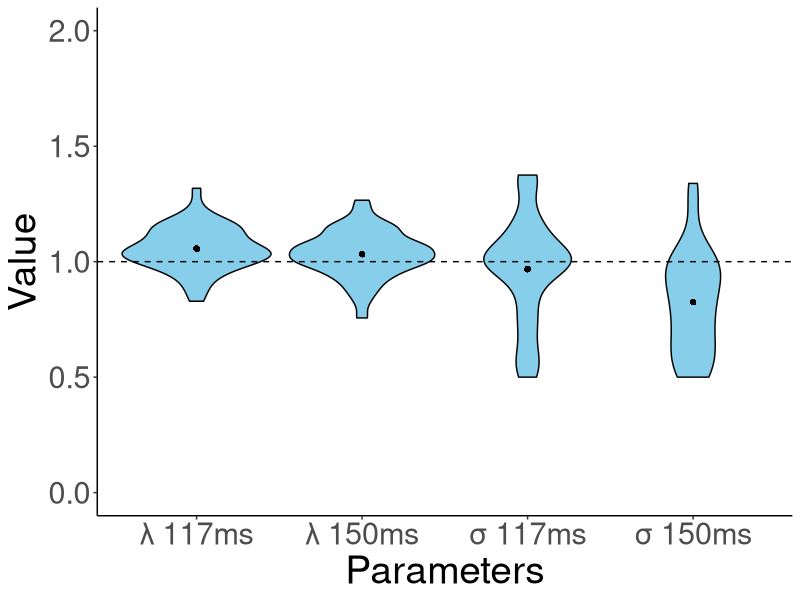
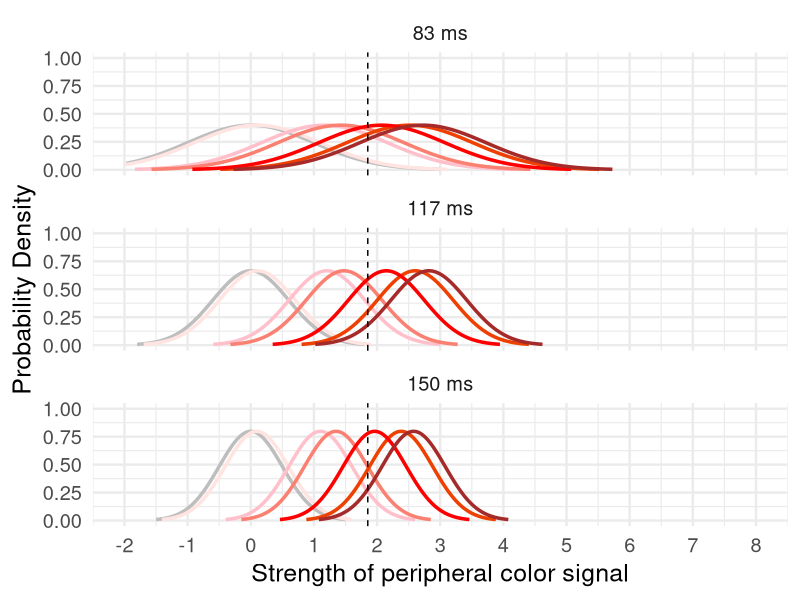
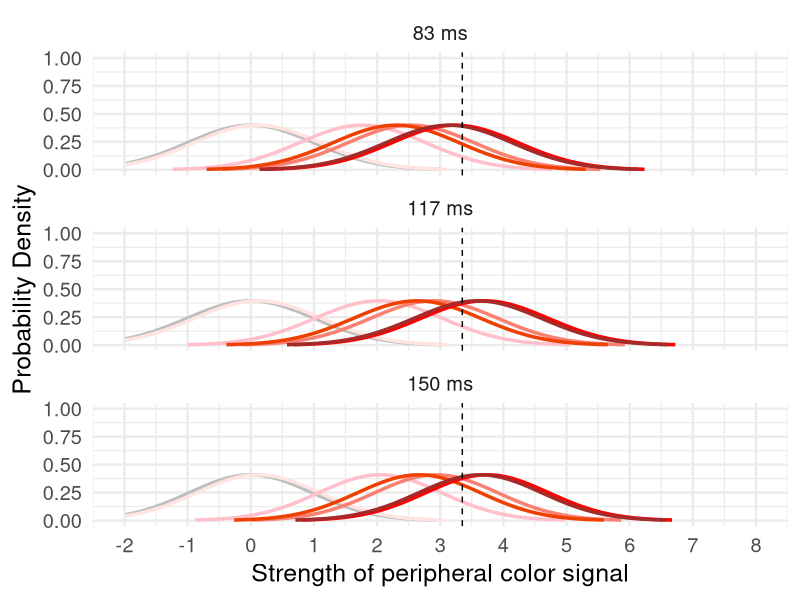
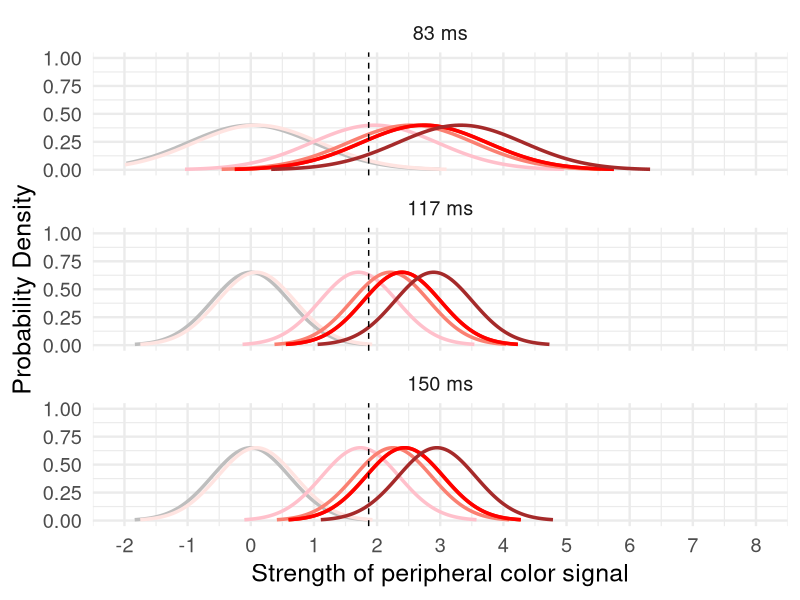
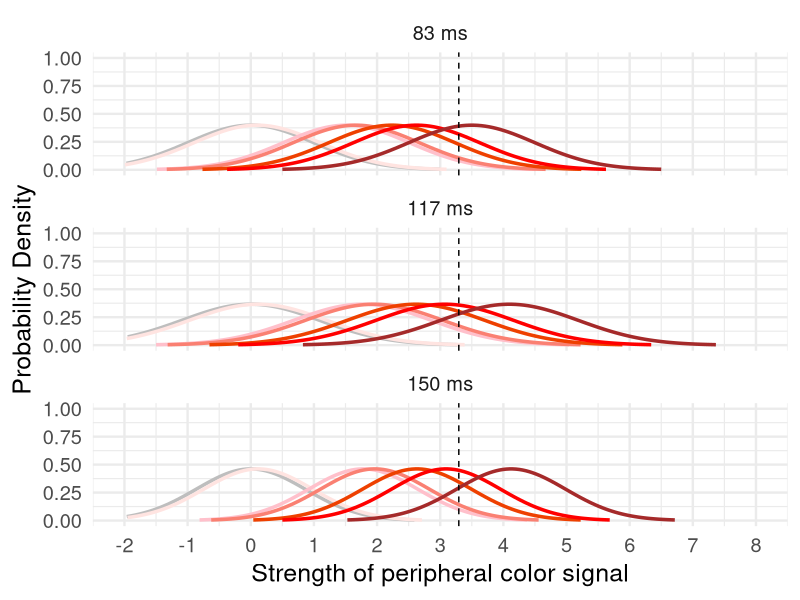
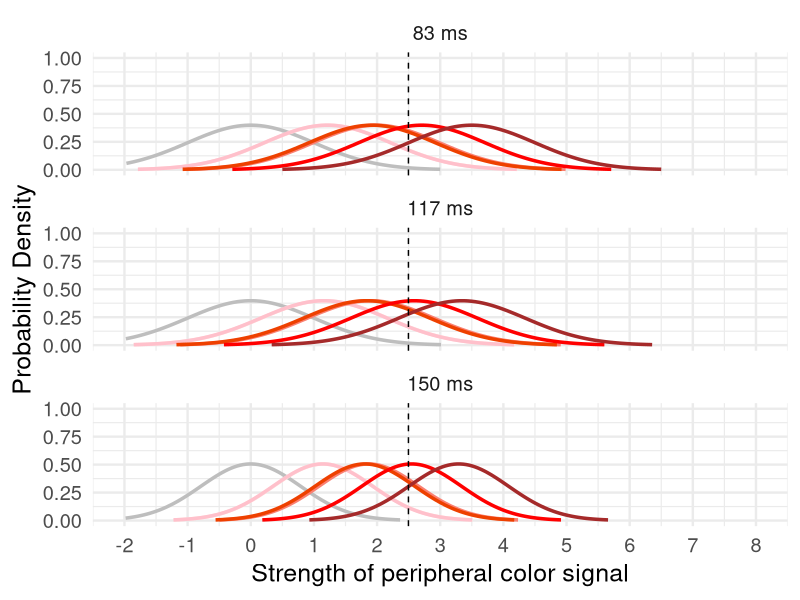
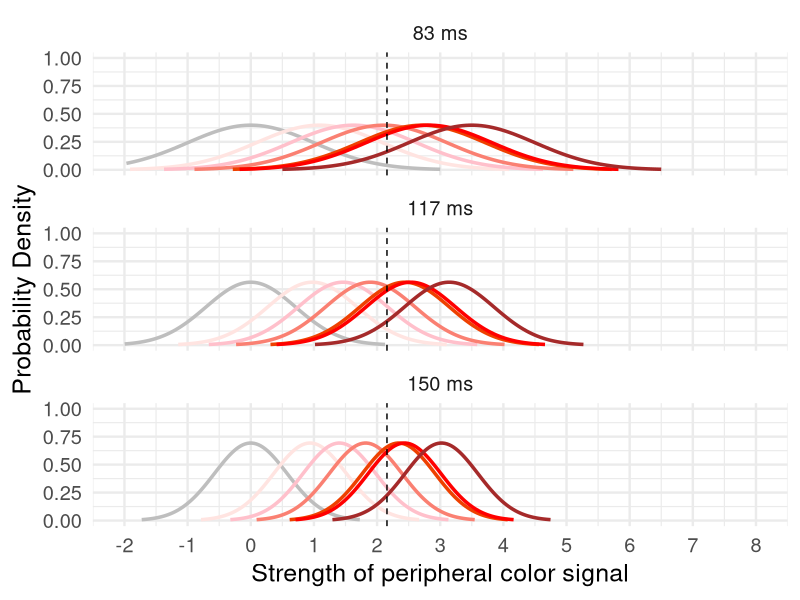
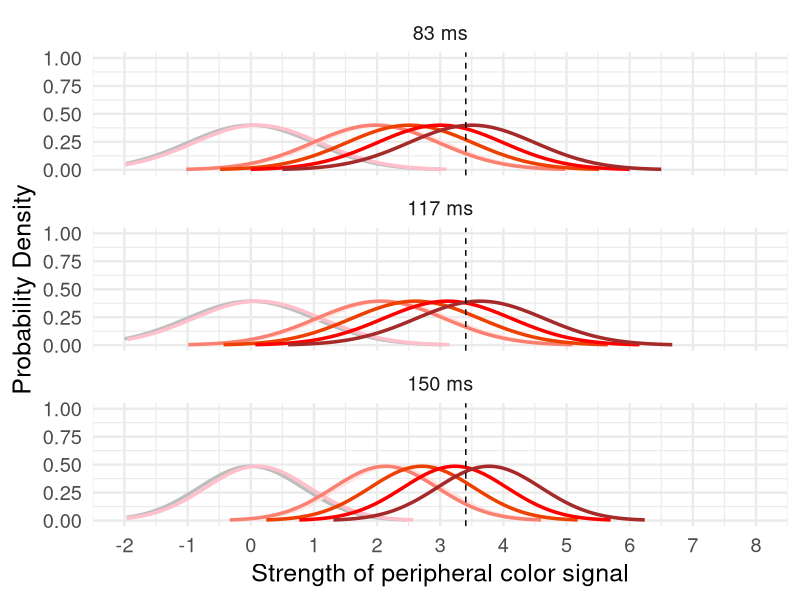

The R script that drew these images, in order: (Note: this script raises an error after producing the figures.)
library(tidyverse)

dat <- read.table("subdata.csv", header=T,sep=",") 

result = dat %>%             
  filter(TorF1 == 0 | TorF1 == 1) %>% # dual-task trials
  select(subnum, exposure, maskwidth, colorcond, TorF1, colorres, TorF2, gray_gray, gray_mix, gray_color, mix_gray, mix_mix, mix_color, color_gray, color_mix, color_color) %>%    
  group_by(subnum, colorcond, exposure, maskwidth) %>%                
  summarize(gray_gray= sum(gray_gray), gray_mix= sum(gray_mix), gray_color= sum(gray_color), mix_gray= sum(mix_gray), mix_mix= sum(mix_mix), mix_color= sum(mix_color), color_gray= sum(color_gray), color_mix= sum(color_mix), color_color= sum(color_color)) #%>%       

#基準となるパラメータ
sigma83ms <- 1
mu83ms_gray <- 0

### Function for model fitting
fit_uvsdt_mle <- function(data, add_constant = TRUE) {
  
  # add_constant = TRUE adds a small value to the response frequency vectors.
  # correction against extreme estimates 
  if (add_constant) {
    data <- data+0.5
  }
  
  # initial guess for parameter values d-primeベースで出す
  mu83ms_9deg  <- qnorm(data[4,2]/(data[4,1]+data[4,2]))-qnorm(data[1,2]/(data[1,1]+data[1,2]))
  mu83ms_13deg <- qnorm(data[5,2]/(data[5,1]+data[5,2]))-qnorm(data[1,2]/(data[1,1]+data[1,2]))
  mu83ms_17deg <- qnorm(data[6,2]/(data[6,1]+data[6,2]))-qnorm(data[1,2]/(data[1,1]+data[1,2]))
  mu83ms_21deg <- qnorm(data[7,2]/(data[7,1]+data[7,2]))-qnorm(data[1,2]/(data[1,1]+data[1,2]))
  mu83ms_25deg <- qnorm(data[8,2]/(data[8,1]+data[8,2]))-qnorm(data[1,2]/(data[1,1]+data[1,2]))
  mu83ms_color <- qnorm(data[19,2]/(data[19,1]+data[19,2]))-qnorm(data[1,2]/(data[1,1]+data[1,2]))
  mu117ms <- 1
  mu150ms <- 1
  sigma117ms <- 1
  sigma150ms <- 1
  cri <- 2
  
  guess <- c(mu83ms_9deg, mu83ms_13deg, mu83ms_17deg, mu83ms_21deg, mu83ms_25deg, mu83ms_color, mu117ms, mu150ms, sigma117ms, sigma150ms, cri)
  
  # model fit
  fit <- suppressWarnings(optim(uvsdt_logL, 
                                par = guess, 
                                lower =      c(0.1, 0.1, 0.1, 0.1, 0.1, 1.0, 0.5, 0.5, 0.5, 0.5, 0.5),
                                upper =      c(3.5, 3.5, 3.5, 3.5, 3.5, 3.5, 2.0, 2.0, 2.0, 2.0, 5.0), 
                                gr = NULL, method = "BFGS", 
                                control = list("maxit" = 10000, 
                                               "parscale" = c(1,   1,    1,   1,    1,   1,  0.001,  0.001,  0.001,  0.001,  1))))
  
  #lower =      c(0, 0, 0, 0, 0, 0, 0, 0, 0.4, 0.4, 0),
  
  # outputs
  mu83ms_9deg  <- fit$par[1]
  mu83ms_13deg <- fit$par[2] 
  mu83ms_17deg <- fit$par[3] 
  mu83ms_21deg <- fit$par[4] 
  mu83ms_25deg <- fit$par[5] 
  mu83ms_color <- fit$par[6] 
  mu117ms<-  fit$par[7] 
  mu150ms <- fit$par[8] 
  sigma117ms <- fit$par[9] 
  sigma150ms <- fit$par[10]
  cri <- fit$par[11] 
  
  logL <- -fit$value
  
  AIC <- -2 * logL + 2 * 11
  
  predicted_data <- matrix(c(rep(1,21)), nrow=21, ncol=2)
  ##############################################################################
  # model predictions
  predicted_data <- matrix(NA, nrow=21, ncol=2)
  #gray
  mean_one_mat <- c(mu83ms_gray, mu83ms_gray*mu117ms, mu83ms_gray*mu150ms)
  sigmamat <- c(sigma83ms,sigma117ms,sigma150ms)
  for (cond in 1:3) {
    pred_gray_others_rate <- pnorm(cri, mean= mean_one_mat[cond], sd=sigmamat[cond])
    pred_gray_color_rate <- 1-pred_gray_others_rate
    
    #反応数
    pred_nr_gray_color <- sum(data[cond,1]+data[cond,2]) * pred_gray_color_rate
    pred_nr_gray_others <- sum(data[cond,1]+data[cond,2]) * pred_gray_others_rate
    predicted_data[cond,1] <- pred_gray_others_rate
    predicted_data[cond,2] <- pred_gray_color_rate
  }
  
  #chimera
  mean_one_mat <- c(mu83ms_9deg,mu83ms_13deg,mu83ms_17deg,mu83ms_21deg,mu83ms_25deg, mu83ms_9deg*mu117ms,mu83ms_13deg*mu117ms,mu83ms_17deg*mu117ms,mu83ms_21deg*mu117ms,mu83ms_25deg*mu117ms, mu83ms_9deg*mu150ms,mu83ms_13deg*mu150ms,mu83ms_17deg*mu150ms,mu83ms_21deg*mu150ms,mu83ms_25deg*mu150ms)
  sigmamat <- c(rep(sigma83ms,5),rep(sigma117ms,5),rep(sigma150ms,5))
  for (cond in 4:18) {
    pred_chimera_others_rate <- pnorm(cri, mean=mean_one_mat[cond-3], sd=sigmamat[cond-3])
    pred_chimera_color_rate <-1-pred_chimera_others_rate
    #反応数
    pred_nr_chimera_color <- sum(data[cond,1]+data[cond,2]) *pred_chimera_color_rate
    pred_nr_chimera_others <- sum(data[cond,1]+data[cond,2]) * pred_chimera_others_rate
    predicted_data[cond,1] <- pred_chimera_others_rate
    predicted_data[cond,2] <- pred_chimera_color_rate
  }
  
  #color
  mean_two_mat <- c(mu83ms_color,mu83ms_color*mu117ms,mu83ms_color*mu150ms)
  sigmamat <- c(sigma83ms,sigma117ms,sigma150ms)
  for (cond in 19:21) {
    pred_color_others_rate <- pnorm(cri, mean=mean_two_mat[cond-18], sd=sigmamat[cond-18])
    pred_color_color_rate <- 1-pred_color_others_rate
    #反応数
    pred_nr_color_color <- sum(data[cond,1]+data[cond,2]) * pred_color_color_rate
    pred_nr_color_others <- sum(data[cond,1]+data[cond,2]) * pred_color_others_rate
    predicted_data[cond,1] <- pred_color_others_rate
    predicted_data[cond,2] <- pred_color_color_rate
  }
  ##############################################################################
  
  
  est <- data.frame(mu83ms_9deg   = mu83ms_9deg, 
                    mu83ms_13deg  = mu83ms_13deg, 
                    mu83ms_17deg  = mu83ms_17deg, 
                    mu83ms_21deg  = mu83ms_21deg, 
                    mu83ms_25deg  = mu83ms_25deg, 
                    mu83ms_color = mu83ms_color,
                    mu117ms = mu117ms,
                    mu150ms = mu150ms,
                    sigma117ms = sigma117ms,
                    sigma150ms = sigma150ms,
                    cri = cri, 
                    logL = logL,
                    AIC = AIC)
  return(list(est,predicted_data))
}


### Likelihood function
uvsdt_logL <- function(x, inputs) {
  
  # target parameters
  mu83ms_9deg  <- x[1]
  mu83ms_13deg <- x[2] 
  mu83ms_17deg <- x[3] 
  mu83ms_21deg <- x[4] 
  mu83ms_25deg <- x[5] 
  mu83ms_color <- x[6] 
  mu117ms<-  x[7] 
  mu150ms <- x[8] 
  sigma117ms <- x[9] 
  sigma150ms <- x[10]
  cri <- x[11] 
  
  ##############################################################################
  # model predictions
  predicted_data <- matrix(NA, nrow=21, ncol=2)
  #gray
  mean_one_mat <- c(mu83ms_gray, mu83ms_gray*mu117ms, mu83ms_gray*mu150ms)
  sigmamat <- c(sigma83ms,sigma117ms,sigma150ms)
  for (cond in 1:3) {
    pred_gray_others_rate <- pnorm(cri, mean= mean_one_mat[cond], sd=sigmamat[cond])
    pred_gray_color_rate <- 1-pred_gray_others_rate
    
    #反応数
    pred_nr_gray_color <- sum(data[cond,1]+data[cond,2]) * pred_gray_color_rate
    pred_nr_gray_others <- sum(data[cond,1]+data[cond,2]) * pred_gray_others_rate
    predicted_data[cond,1] <- pred_gray_others_rate
    predicted_data[cond,2] <- pred_gray_color_rate
  }
  
  #chimera
  mean_one_mat <- c(mu83ms_9deg,mu83ms_13deg,mu83ms_17deg,mu83ms_21deg,mu83ms_25deg, mu83ms_9deg*mu117ms,mu83ms_13deg*mu117ms,mu83ms_17deg*mu117ms,mu83ms_21deg*mu117ms,mu83ms_25deg*mu117ms, mu83ms_9deg*mu150ms,mu83ms_13deg*mu150ms,mu83ms_17deg*mu150ms,mu83ms_21deg*mu150ms,mu83ms_25deg*mu150ms)
  sigmamat <- c(rep(sigma83ms,5),rep(sigma117ms,5),rep(sigma150ms,5))
  for (cond in 4:18) {
    pred_chimera_others_rate <- pnorm(cri, mean=mean_one_mat[cond-3], sd=sigmamat[cond-3])
    pred_chimera_color_rate <-1-pred_chimera_others_rate
    #反応数
    pred_nr_chimera_color <- sum(data[cond,1]+data[cond,2]) *pred_chimera_color_rate
    pred_nr_chimera_others <- sum(data[cond,1]+data[cond,2]) * pred_chimera_others_rate
    predicted_data[cond,1] <- pred_chimera_others_rate
    predicted_data[cond,2] <- pred_chimera_color_rate
  }
  
  #color
  mean_two_mat <- c(mu83ms_color,mu83ms_color*mu117ms,mu83ms_color*mu150ms)
  sigmamat <- c(sigma83ms,sigma117ms,sigma150ms)
  for (cond in 19:21) {
    pred_color_others_rate <- pnorm(cri, mean=mean_two_mat[cond-18], sd=sigmamat[cond-18])
    pred_color_color_rate <- 1-pred_color_others_rate
    #反応数
    pred_nr_color_color <- sum(data[cond,1]+data[cond,2]) * pred_color_color_rate
    pred_nr_color_others <- sum(data[cond,1]+data[cond,2]) * pred_color_others_rate
    predicted_data[cond,1] <- pred_color_others_rate
    predicted_data[cond,2] <- pred_color_color_rate
  }
  ##############################################################################
  
  # log likelihood
  logL <- sum(data * log(predicted_data))
  if (is.nan(logL)) {
    logL <- -Inf
  }
  
  logL <- -logL
  return(logL)
  #if (1 < par[3] & par[3] < par[4] & par[4] < par[5] & par[5] < par[6] & par[7] < par[8] & par[8] < par[9] & par[9]< par[10] & par[10]< par[11] & par[12] < par[13] & par[13] < par[14] & par[14] < par[15] & par[15] < par[16]) {
  #logL <- -logL　#対数尤度を対数損失にする
  #return(logL)
  #} 
  #else {
  # return(999999)
  #}
  
}


estimates <- c()
predicted_array <- array(NA, dim = c(21, 2, 44))
data_rate_array <- array(NA, dim = c(21, 2, 44))

data_rate_add <- array(NA, dim = c(21, 2, 44))
dprime_mat <- matrix(c(rep(NA,18*44)), nrow=18, ncol=44)
C_mat <- matrix(c(rep(NA,18*44)), nrow=18, ncol=44)

for (i in 4:47) {
  
  sub <- i
  
  #データ成型
  subdata <- result[((sub-4)*21+1):((sub-4)*21+21), ]
  data <- matrix(NA, nrow=21, ncol=2)
  #gray
  data[1:3,1]<-unlist(subdata[1:3,5]+subdata[1:3,6])#_others
  data[1:3,2]<-unlist(subdata[1:3,7])#_color
  #chimera
  data[4:18,1]<-unlist(subdata[4:18,8]+subdata[4:18,9])#_others
  data[4:18,2]<-unlist(subdata[4:18,10])#_color
  #color
  data[19:21,1]<-unlist(subdata[19:21,11]+subdata[19:21,12])#_others
  data[19:21,2]<-unlist(subdata[19:21,13])#_color
  
  data_rate_array[,1,(sub-3)]<-data[,1]/(data[,1]+data[,2])
  data_rate_array[,2,(sub-3)]<-data[,2]/(data[,1]+data[,2])
  
  data_rate_add[,1,(sub-3)]<-(data[,1]+0.5)/((data[,1]+0.5)+(data[,2]+0.5))
  data_rate_add[,2,(sub-3)]<-(data[,2]+0.5)/((data[,1]+0.5)+(data[,2]+0.5))
  
  # #########グレーをS1分布としたd'やCの算出############################################################
  # 
  # dprime_co_83 <-  qnorm(data_rate_add[19,2,(sub-3)])-qnorm(data_rate_add[1,2,(sub-3)]) #z(color_color)-z(gray_color)
  # dprime_co_117 <- qnorm(data_rate_add[20,2,(sub-3)])-qnorm(data_rate_add[2,2,(sub-3)])
  # dprime_co_150 <- qnorm(data_rate_add[21,2,(sub-3)])-qnorm(data_rate_add[3,2,(sub-3)])
  # 
  # dprime_9d_83<-  qnorm(data_rate_add[4,2,(sub-3)])-qnorm(data_rate_add[1,2,(sub-3)])#z(chimera_color)-z(gray_color)
  # dprime_13d_83<- qnorm(data_rate_add[5,2,(sub-3)])-qnorm(data_rate_add[1,2,(sub-3)])
  # dprime_17d_83<- qnorm(data_rate_add[6,2,(sub-3)])-qnorm(data_rate_add[1,2,(sub-3)])
  # dprime_21d_83<- qnorm(data_rate_add[7,2,(sub-3)])-qnorm(data_rate_add[1,2,(sub-3)])
  # dprime_25d_83<- qnorm(data_rate_add[8,2,(sub-3)])-qnorm(data_rate_add[1,2,(sub-3)])
  # 
  # dprime_9d_117<-  qnorm(data_rate_add[9,2,(sub-3)])-qnorm(data_rate_add[2,2,(sub-3)])
  # dprime_13d_117<- qnorm(data_rate_add[10,2,(sub-3)])-qnorm(data_rate_add[2,2,(sub-3)])
  # dprime_17d_117<- qnorm(data_rate_add[11,2,(sub-3)])-qnorm(data_rate_add[2,2,(sub-3)])
  # dprime_21d_117<- qnorm(data_rate_add[12,2,(sub-3)])-qnorm(data_rate_add[2,2,(sub-3)])
  # dprime_25d_117<- qnorm(data_rate_add[13,2,(sub-3)])-qnorm(data_rate_add[2,2,(sub-3)])
  # 
  # dprime_9d_150<-  qnorm(data_rate_add[14,2,(sub-3)])-qnorm(data_rate_add[3,2,(sub-3)])
  # dprime_13d_150<- qnorm(data_rate_add[15,2,(sub-3)])-qnorm(data_rate_add[3,2,(sub-3)])
  # dprime_17d_150<- qnorm(data_rate_add[16,2,(sub-3)])-qnorm(data_rate_add[3,2,(sub-3)])
  # dprime_21d_150<- qnorm(data_rate_add[17,2,(sub-3)])-qnorm(data_rate_add[3,2,(sub-3)])
  # dprime_25d_150<- qnorm(data_rate_add[18,2,(sub-3)])-qnorm(data_rate_add[3,2,(sub-3)])
  # 
  # C_co_83 <- -0.5 * (qnorm(data_rate_add[19,2,(sub-3)])+qnorm(data_rate_add[1,2,(sub-3)]))
  # C_co_117 <- -0.5 * (qnorm(data_rate_add[20,2,(sub-3)])+qnorm(data_rate_add[2,2,(sub-3)]))
  # C_co_150 <- -0.5 * (qnorm(data_rate_add[21,2,(sub-3)])+qnorm(data_rate_add[3,2,(sub-3)]))
  # 
  # C_9d_83<- -0.5 * (qnorm(data_rate_add[4,2,(sub-3)])+qnorm(data_rate_add[1,2,(sub-3)]))
  # C_13d_83<- -0.5 * (qnorm(data_rate_add[5,2,(sub-3)])+qnorm(data_rate_add[1,2,(sub-3)]))
  # C_17d_83<- -0.5 * (qnorm(data_rate_add[6,2,(sub-3)])+qnorm(data_rate_add[1,2,(sub-3)]))
  # C_21d_83<- -0.5 * (qnorm(data_rate_add[7,2,(sub-3)])+qnorm(data_rate_add[1,2,(sub-3)]))
  # C_25d_83<- -0.5 * (qnorm(data_rate_add[8,2,(sub-3)])+qnorm(data_rate_add[1,2,(sub-3)]))
  # 
  # C_9d_117<- -0.5 * (qnorm(data_rate_add[9,2,(sub-3)])+qnorm(data_rate_add[2,2,(sub-3)]))
  # C_13d_117<- -0.5 * (qnorm(data_rate_add[10,2,(sub-3)])+qnorm(data_rate_add[2,2,(sub-3)]))
  # C_17d_117<- -0.5 * (qnorm(data_rate_add[11,2,(sub-3)])+qnorm(data_rate_add[2,2,(sub-3)]))
  # C_21d_117<- -0.5 * (qnorm(data_rate_add[12,2,(sub-3)])+qnorm(data_rate_add[2,2,(sub-3)]))
  # C_25d_117<- -0.5 * (qnorm(data_rate_add[13,2,(sub-3)])+qnorm(data_rate_add[2,2,(sub-3)]))
  # 
  # C_9d_150<- -0.5 * (qnorm(data_rate_add[14,2,(sub-3)])+qnorm(data_rate_add[3,2,(sub-3)]))
  # C_13d_150<- -0.5 * (qnorm(data_rate_add[15,2,(sub-3)])+qnorm(data_rate_add[3,2,(sub-3)]))
  # C_17d_150<- -0.5 * (qnorm(data_rate_add[16,2,(sub-3)])+qnorm(data_rate_add[3,2,(sub-3)]))
  # C_21d_150<- -0.5 * (qnorm(data_rate_add[17,2,(sub-3)])+qnorm(data_rate_add[3,2,(sub-3)]))
  # C_25d_150<- -0.5 * (qnorm(data_rate_add[18,2,(sub-3)])+qnorm(data_rate_add[3,2,(sub-3)]))
  # 
  # dprime <- c(dprime_co_83,dprime_co_117,dprime_co_150,dprime_9d_83,dprime_13d_83,dprime_17d_83,dprime_21d_83,dprime_25d_83,dprime_9d_117,dprime_13d_117,dprime_17d_117,dprime_21d_117,dprime_25d_117,dprime_9d_150,dprime_13d_150,dprime_17d_150,dprime_21d_150,dprime_25d_150)
  # C <- c(C_co_83,C_co_117,C_co_150,C_9d_83,C_13d_83,C_17d_83,C_21d_83,C_25d_83,C_9d_117,C_13d_117,C_17d_117,C_21d_117,C_25d_117,C_9d_150,C_13d_150,C_17d_150,C_21d_150,C_25d_150)
  # 
  # dprime_mat[,(sub-3)] <- dprime
  # C_mat[,(sub-3)] <- C
  # ################################################################################
  # 
  
  
  ### Fitting
  
  fit <- fit_uvsdt_mle(data, add_constant = TRUE)
  df <- fit[[1]]
  df$sub <- i
  estimates <- rbind(estimates, df)
  a <- fit[[2]]
  predicted_array[,,(sub-3)] <- a
}

#predicted_array[,,1]
#data_rate_array[,,1]

mean_predicted <- apply(predicted_array, c(1, 2), mean)*100
mean_predicted2 <- c(mean_predicted[1,2],mean_predicted[4:8,2],mean_predicted[19,2],mean_predicted[2,2],mean_predicted[9:13,2],mean_predicted[20,2],mean_predicted[3,2],mean_predicted[14:18,2],mean_predicted[21,2])
se_predicted <-(apply(predicted_array, c(1, 2), sd)*100)/ sqrt(44)
se_predicted2 <- c(se_predicted[1,2],se_predicted[4:8,2],se_predicted[19,2],se_predicted[2,2],se_predicted[9:13,2],se_predicted[20,2],se_predicted[3,2],se_predicted[14:18,2],se_predicted[21,2])

mean_data <-  apply(data_rate_array, c(1, 2), mean)*100
mean_data2 <- c(mean_data[1,2],mean_data[4:8,2],mean_data[19,2],mean_data[2,2],mean_data[9:13,2],mean_data[20,2],mean_data[3,2],mean_data[14:18,2],mean_data[21,2])
se_data <-  (apply(data_rate_array, c(1, 2), sd)*100)/ sqrt(44)
se_data2 <- c(se_data[1,2],se_data[4:8,2],se_data[19,2],se_data[2,2],se_data[9:13,2],se_data[20,2],se_data[3,2],se_data[14:18,2],se_data[21,2])


################################################################################mean+variance,mean,variance,nullの検定
for (i in 1:4){
  now <- log(estimates[,i+6])
  #now <- estimates[,i+6]
  t_test_below1 <- t.test(now, mu = 0, alternative = "less")
  t_test_above1 <- t.test(now, mu = 0, alternative = "greater")
  print(t_test_below1)
  print(t_test_above1)
}

library(ggplot2)
data_parameter_plot <- data.frame(
  Parameters = rep(c("λ 117ms", "λ 150ms", "σ 117ms", "σ 150ms"), each = 44),
  Value = c(estimates[,7], estimates[,8], estimates[,9], estimates[,10])
)
#data_parameter_plot$Value <- log(data_parameter_plot$Value)

# グラフの作成
ggplot(data_parameter_plot, aes(x = Parameters, y = Value)) +
  geom_violin(fill = "skyblue", color = "black") +  # ヴァイオリンプロットの描画
  geom_hline(yintercept = 1, linetype = "dashed", color = "black") +  # y = 1 の位置に横線を追加
  labs(x = "Parameters",
       y = "Value") + #Log-scaled 
  coord_cartesian(ylim = c(0, 2)) +  
  stat_summary(fun = mean, geom = "point", 
               shape =16, size = 2, color = "black")+
  theme_classic() +  # テーマの設定
  theme(
    plot.title = element_text(size = 20 * 2),    # タイトルのサイズを5倍に
    axis.title.x = element_text(size = 14 * 2),  # x軸ラベルのサイズを5倍に
    axis.title.y = element_text(size = 14 * 2),  # y軸ラベルのサイズを5倍に
    axis.text.x = element_text(size = 11 * 2),   # x軸目盛りのサイズを5倍に
    axis.text.y = element_text(size = 11 * 2)    # y軸目盛りのサイズを5倍に
  )



################################################################################ 参加者ごとのSDTプロットの作成
for (r in 4:47) {
  pickup_sub <- r-3
  
  plot_sdt_distributions <- function(means, sds, attention_levels, image_types, colors) {
    data_SDT_plot <- data.frame()
    
    for (i in 1:length(attention_levels)) {
      for (j in 1:length(image_types)) {
        x <- seq(means[i,j] - 3 * sds[i,j], means[i,j] + 3 * sds[i,j], length.out = 100)
        y <- dnorm(x, mean = means[i,j], sd = sds[i,j])
        
        
        # データフレームに追加
        data_SDT_plot <- rbind(data_SDT_plot, data.frame(
          x = x,
          y = y,
          Attention = attention_levels[i],
          ImageType = image_types[j],
          color = colors[j]
        ))
      }
    }
    
    p <- ggplot(data_SDT_plot, aes(x = x, y = y, color = ImageType)) +
      geom_line(linewidth = 1.2) +
      scale_color_manual(values = colors) +
      labs(x = "Strength of peripheral color signal",
           y = "Probability Density") +
      scale_x_continuous(breaks=seq(-2,8),limits=c(-2,8))+
      scale_y_continuous(breaks=seq(0,1,length=5),limits=c(0,1))+
      geom_vline(xintercept = estimates[pickup_sub,11], linetype = "dashed", color = "black") +
      facet_wrap(~ Attention, nrow = 3, scales = "free_y") +  # 各注意条件で分布を重ねる
      theme_minimal(base_size = 18) +
      theme(legend.position = "none")#"top"
    
    #print(p)
    i_string <- as.character(r)
    plotname <- paste0("plot_subjects/signal_distribution/", i_string, ".png")
    ggsave(plotname, plot = p, width = 8, height = 6, dpi = 300)
  }
  
  # 平均値と標準偏差
  means_83ms <- c(mu83ms_gray, estimates[pickup_sub,1], estimates[pickup_sub,2], estimates[pickup_sub,3], estimates[pickup_sub,4], estimates[pickup_sub,5], estimates[pickup_sub,6])
  means_117ms <- means_83ms * estimates[pickup_sub,7]
  means_150ms <- means_83ms * estimates[pickup_sub,8]
  means <- rbind(means_83ms,means_117ms,means_150ms)
  sd_83ms <- c(rep(sigma83ms, 7))
  sd_117ms <- c(rep(estimates[pickup_sub,9], 7))
  sd_150ms <- c(rep(estimates[pickup_sub,10], 7))
  sds <- rbind(sd_83ms,sd_117ms,sd_150ms)
  
  attention_levels <- factor(c("83 ms", "117 ms", "150 ms"), levels = c("83 ms", "117 ms", "150 ms"))
  image_types <- factor(c("gray", "9 deg", "13 deg", "17 deg", "21 deg", "25 deg", "color"), levels = c("gray", "9 deg", "13 deg", "17 deg", "21 deg", "25 deg", "color"))
  colors <- c("grey", "mistyrose", "pink", "salmon", "orangered2","red", "brown")
  
  # 関数を呼び出し
  plot_sdt_distributions(means, sds, attention_levels, image_types, colors)
  
}

################################################################################ 参加者平均SDTの図示

plot_sdt_distributions <- function(means, sds, attention_levels, image_types, colors) {
  data_SDT_plot <- data.frame()
  
  for (i in 1:length(attention_levels)) {
    for (j in 1:length(image_types)) {
      x <- seq(means[i,j] - 3 * sds[i,j], means[i,j] + 3 * sds[i,j], length.out = 100)
      y <- dnorm(x, mean = means[i,j], sd = sds[i,j]) #最大
      
      
      # データフレームに追加
      data_SDT_plot <- rbind(data_SDT_plot, data.frame(
        x = x,
        y = y,
        Attention = attention_levels[i],
        ImageType = image_types[j],
        color = colors[j]
      ))
    }
  }
  
  p <- ggplot(data_SDT_plot, aes(x = x, y = y, color = ImageType)) +
    geom_line(size = 1.2) +
    scale_color_manual(values = colors) +
    labs(x = "Strength of peripheral color signal",
         y = "Probability Density") +
    scale_y_continuous(breaks=seq(0,0.6,length=6),limits=c(0,0.6))+
    geom_vline(xintercept = mean(estimates[,11]), linetype = "dashed", color = "black") + 
    facet_wrap(~ Attention, nrow = 3, scales = "free_y") +  # 各注意条件で分布を重ねる
    theme_minimal(base_size = 18) +
    theme(legend.position = "none")#"top"
  
  print(p)
}

# 平均値と標準偏差
means_83ms <- c(mu83ms_gray, mean(estimates[,1]), mean(estimates[,2]), mean(estimates[,3]), mean(estimates[,4]), mean(estimates[,5]),mean(estimates[,6]))  
means_117ms <- means_83ms * mean(estimates[,7])
means_150ms <- means_83ms * mean(estimates[,8])
means <- rbind(means_83ms,means_117ms,means_150ms)
sd_83ms <- c(rep(sigma83ms, 7))  
sd_117ms <- c(rep(mean(estimates[,9]), 7))  
sd_150ms <- c(rep(mean(estimates[,10]), 7))  
sds <- rbind(sd_83ms,sd_117ms,sd_150ms)

attention_levels <- factor(c("83 ms", "117 ms", "150 ms"), levels = c("83 ms", "117 ms", "150 ms"))
image_types <- factor(c("gray", "9 deg", "13 deg", "17 deg", "21 deg", "25 deg", "color"), levels = c("gray", "9 deg", "13 deg", "17 deg", "21 deg", "25 deg", "color"))
colors <- c("grey", "mistyrose", "pink", "salmon", "orangered2","red", "brown")

# 関数を呼び出し
plot_sdt_distributions(means, sds, attention_levels, image_types, colors)



#########積み上げグラフでの比較#################################################

data_bar <- data.frame(
  ImageType = factor(rep(c("gray","9 deg", "13 deg", "17 deg", "21 deg", "25 deg", "color"), 3), 
                     levels = c("gray", "9 deg", "13 deg", "17 deg", "21 deg", "25 deg", "color")),
  Proportion =  as.vector(t(mean_data2)),
  SE =  as.vector(t(se_data2)),
  Condition = factor(c(rep("83 ms", 7),rep("117 ms", 7),rep("150 ms", 7)), 
                     levels = c("83 ms", "117 ms", "150 ms"))
)

predicted_data_bar <- data.frame(
  ImageType = factor(rep(c("gray","9 deg", "13 deg", "17 deg", "21 deg", "25 deg", "color"), 3),
                     levels = c("gray", "9 deg", "13 deg", "17 deg", "21 deg", "25 deg", "color")),
  Predicted = as.vector(t(mean_predicted2)),  # 仮の予測値
  SE =  as.vector(t(se_predicted2)),
  Condition = factor(c(rep("83 ms", 7),rep("117 ms", 7),rep("150 ms", 7)), 
                     levels = c("83 ms", "117 ms", "150 ms"))
)

# グラフの作成
ggplot(data_bar, aes(x = ImageType, y = Proportion)) +
  geom_bar(stat = "identity", position = "stack") +
  labs(x = NULL, y = "Color Response proportion (%)") +
  theme_minimal() +
  facet_grid(. ~ Condition) +  
  geom_point(data = predicted_data_bar, aes(x = ImageType, y = Predicted), 
             color = "red", size = 3) +  # モデルの予測値を示す点を追加 
  geom_errorbar(data = data_bar, aes(ymin = Proportion - SE, ymax = Proportion + SE), 
                width = 0.2) + #, position = position_dodge(0.9)
  theme_classic()+
  theme(legend.position = "right")+  # テーマの設定
  theme(
    plot.title = element_text(size = 20 * 2),    # タイトルのサイズを5倍に
    axis.title.x = element_text(size = 14 * 2),  # x軸ラベルのサイズを5倍に
    axis.title.y = element_text(size = 14 * 2),  # y軸ラベルのサイズを5倍に
    axis.text.x = element_text(size = 8 * 2),   # x軸目盛りのサイズを5倍に
    axis.text.y = element_text(size = 11 * 2),    # y軸目盛りのサイズを5倍に
    legend.position = "right",
    strip.text = element_text(size = 18),  # 83ms、117ms、150msの文字サイズを大きくする
    legend.text = element_text(size = 18),  # 凡例の文字サイズを大きくする
    legend.title = element_text(size = 18)  # 凡例タイトルの文字サイズを大きくする
  )+
  scale_y_continuous(
    breaks = seq(0, 100, by = 20),    
    limits = c(0, 100)                  
  ) 


#############################################################################ANOVA
# 83-g,83-9,83-13,83-17,83-21,83-25,83-c, 117-g,117-9,117-13,117-17,117-21,117-25,117-c, 150-g,150-9,150-13,150-17,150-21,150-25,150-c
# 要因A　時間　要因B 画像種類
a <- (data_rate_array[,2,])
data_ANOVA <- t(rbind(a[1,],a[4:8,],a[19,],a[2,],a[9:13,],a[20,],a[3,],a[14:18,],a[21,]))
write.csv(data_ANOVA,"data_ANOVA.csv",row.names = FALSE)


# ################################################################################
# 
# data_dprimeC <- data.frame(
#   presentationtime = c("83ms","117ms", "150ms", rep("83ms",5),rep("117ms",5),rep("150ms",5)),
#   imagetype =  c(rep("color",3),"9deg","13deg","17deg","21deg","25deg","9deg","13deg","17deg","21deg","25deg","9deg","13deg","17deg","21deg","25deg"),
#   dprime = rowMeans(dprime_mat),
#   C = rowMeans(C_mat)
# )
# 
# data_dprimeC$presentationtime <- factor(data_dprimeC$presentationtime, levels = c("83ms", "117ms", "150ms"))
# data_dprimeC$imagetype <- factor(data_dprimeC$imagetype, levels = c("9deg", "13deg", "17deg", "21deg", "25deg", "color"))
# 
# # プロット作成
# g <- ggplot(data_dprimeC, aes(x = dprime, y = C, group = imagetype, fill = presentationtime)) +
#   geom_point(aes(shape = imagetype, colour = presentationtime), size = 10) +
#   labs(x = "dprime", y = "C") +
#   theme_classic() +
#   theme(
#     axis.title.x = element_text(size = 14 * 2),  # x軸ラベルのサイズを変更
#     axis.title.y = element_text(size = 14 * 2),  # y軸ラベルのサイズを変更
#     axis.text.x = element_text(size = 20),       # x軸目盛りのサイズ
#     axis.text.y = element_text(size = 20),       # y軸目盛りのサイズ
#     legend.position = "right",                   # 凡例の位置
#     strip.text = element_text(size = 18),        # ファセットラベルのサイズ
#     legend.text = element_text(size = 18),       # 凡例テキストのサイズ
#     legend.title = element_text(size = 18)       # 凡例タイトルのサイズ
#   ) +
#   scale_x_continuous(
#     breaks = seq(0, 3, by = 0.5),   # x軸の目盛りを0から3まで0.5刻み
#     limits = c(0, 3)                # x軸の範囲を0から3に固定
#   ) +
#   scale_y_continuous(
#     breaks = seq(0.25, 1.75, by = 0.25),    # y軸の目盛りを0.25から1.75まで0.25刻み
#     limits = c(0.25, 1.75)                  # y軸の範囲を0.25から1.75に固定
#   ) +
#   scale_shape_manual(values = c(1, 2, 3, 4, 5, 6)) +  # imagetypeに対応する形状を手動で指定
#   scale_colour_manual(values = c("83ms" = "red", "117ms" = "blue", "150ms" = "darkgreen"))  # 色を手動で指定
# 
# # プロットを表示
# plot(g)

# #########################################################################################参加者ごとのResponseRateプロット作成###


for (s in 4:47) {
  
  nowsub <- s-3
  mean_data_sub <- c(data_rate_array[1,2,nowsub],data_rate_array[4:8,2,nowsub],data_rate_array[19,2,nowsub],data_rate_array[2,2,nowsub],data_rate_array[9:13,2,nowsub],data_rate_array[20,2,nowsub],data_rate_array[3,2,nowsub],data_rate_array[14:18,2,nowsub],data_rate_array[21,2,nowsub])*100
  mean_pred_sub <- c(predicted_array[1,2,nowsub],predicted_array[4:8,2,nowsub],predicted_array[19,2,nowsub],predicted_array[2,2,nowsub],predicted_array[9:13,2,nowsub],predicted_array[20,2,nowsub],predicted_array[3,2,nowsub],predicted_array[14:18,2,nowsub],predicted_array[21,2,nowsub])*100
  
  
  data_bar_sub <- data.frame(
    ImageType = factor(rep(c("gray","9 deg", "13 deg", "17 deg", "21 deg", "25 deg", "color"), 3),
                       levels = c("gray", "9 deg", "13 deg", "17 deg", "21 deg", "25 deg", "color")),
    Proportion =  as.vector(mean_data_sub),
    Condition = factor(c(rep("83 ms", 7),rep("117 ms", 7),rep("150 ms", 7)),
                       levels = c("83 ms", "117 ms", "150 ms"))
  )
  
  predicted_data_bar_sub <- data.frame(
    ImageType = factor(rep(c("gray","9 deg", "13 deg", "17 deg", "21 deg", "25 deg", "color"), 3),
                       levels = c("gray", "9 deg", "13 deg", "17 deg", "21 deg", "25 deg", "color")),
    Predicted = as.vector(mean_pred_sub),  # 仮の予測値
    Condition = factor(c(rep("83 ms", 7),rep("117 ms", 7),rep("150 ms", 7)),
                       levels = c("83 ms", "117 ms", "150 ms"))
  )
  
  plot_base <- ggplot(data_bar_sub, aes(x = ImageType, y = Proportion)) +
    geom_bar(stat = "identity", position = "stack") +
    labs(x = NULL, y = "Color Response proportion (%)") +
    theme_minimal() +
    facet_grid(. ~ Condition) +
    geom_point(data = predicted_data_bar_sub, aes(x = ImageType, y = Predicted),
               color = "red", size = 3) +  # モデルの予測値を示す点を追加
    theme_classic()+
    theme(legend.position = "right")+  # テーマの設定
    theme(
      plot.title = element_text(size = 20 * 2),    # タイトルのサイズを5倍に
      axis.title.x = element_text(size = 14 * 2),  # x軸ラベルのサイズを5倍に
      axis.title.y = element_text(size = 14 * 2),  # y軸ラベルのサイズを5倍に
      axis.text.x = element_text(size = 8 * 2),   # x軸目盛りのサイズを5倍に
      axis.text.y = element_text(size = 11 * 2),    # y軸目盛りのサイズを5倍に
      legend.position = "right",
      strip.text = element_text(size = 18),  # 83ms、117ms、150msの文字サイズを大きくする
      legend.text = element_text(size = 18),  # 凡例の文字サイズを大きくする
      legend.title = element_text(size = 18)  # 凡例タイトルの文字サイズを大きくする
    )+
    scale_y_continuous(
      breaks = seq(0, 100, by = 20),
      limits = c(0, 100)
    )
  
  i_string <- as.character(i)
  plotname <- paste0("plot_subjects/response_rate/", i_string, ".png")
  ggsave(plotname, plot = plot_base, width = 15, height = 6, dpi = 300)
  
}
